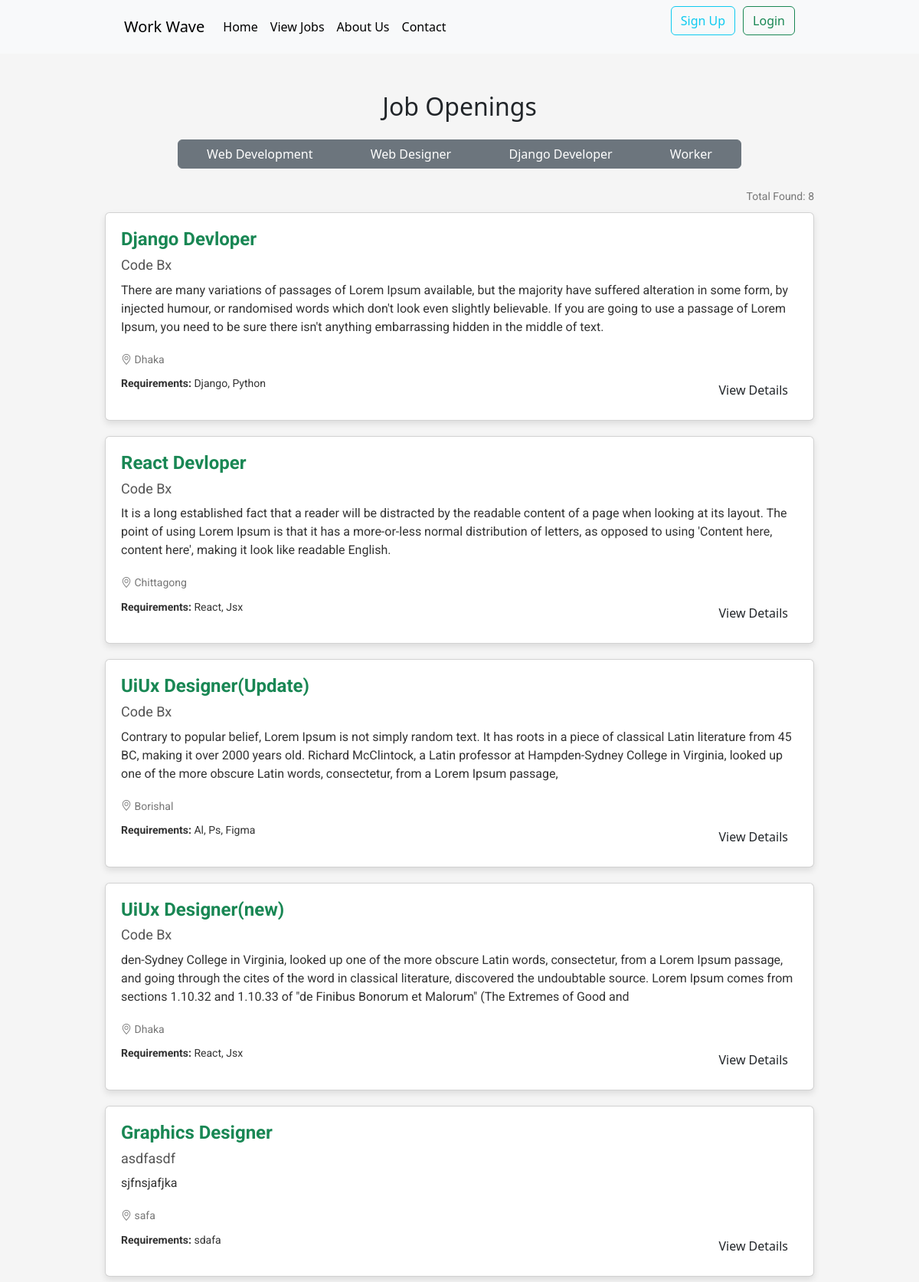
Before: /all_jobs (upper part) with the older database file.
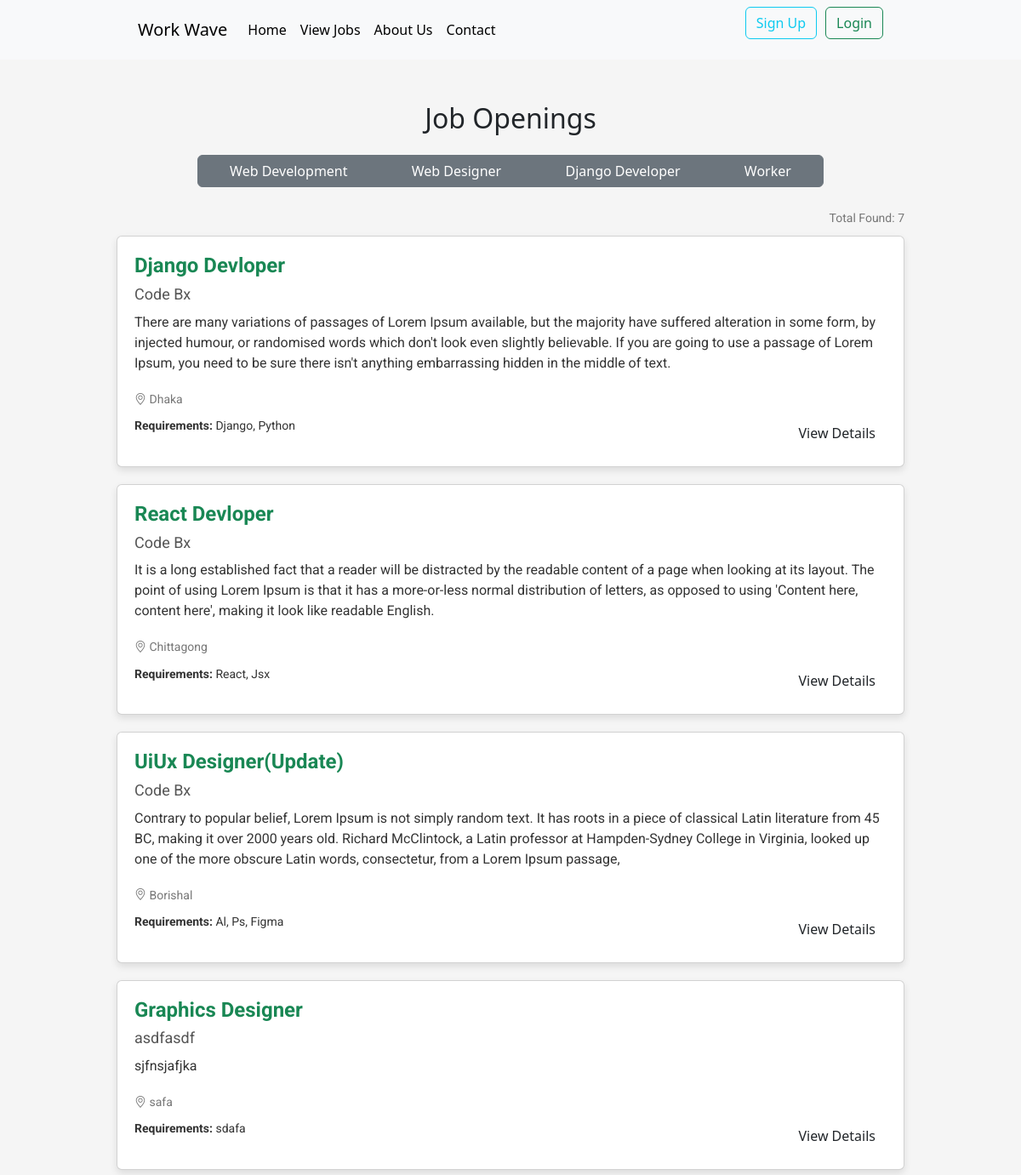
After: the same page with the newer database file.
### jobs/models.py (models this page shows, shortened)
class jobCategoryModel(models.Model):
    category = models.CharField(max_length = 100, null=True, blank=True)
    slug = models.SlugField(max_length = 100, null=True, blank=True, unique = True)
    class Meta:
        verbose_name_plural = "Job Category"

class jobCircularModel(models.Model):
    publisher = models.ForeignKey(User, on_delete=models.CASCADE)
    job_title = models.CharField(max_length=100)
    description = models.TextField()
    requirements = models.CharField(max_length=200)
    location = models.CharField(max_length=100)
    company_name = models.CharField(max_length=100)
    post_date = models.DateTimeField(auto_now_add=True)
    last_date = models.DateTimeField(auto_now_add=False)
    vacancy = models.IntegerField()
    salary = models.IntegerField()
    job_category = models.ManyToManyField(jobCategoryModel)
    class Meta:
        verbose_name_plural = "Job Circular"

### core/views.py (the view)
# urls.py: path('all_jobs', ViewJobs, name= 'all_jobs'),
def ViewJobs(request, category_slug=None):
    all_circular = jobCircularModel.objects.all()
    all_jobs_category = jobCategoryModel.objects.all()
    if category_slug is not None:
        category = jobCategoryModel.objects.get(slug=category_slug)
        all_circular = category.jobcircularmodel_set.all()  # Filter using the related name
    return render(request, 'all_jobs.html', {"all_circular": all_circular, "all_jobs_category": all_jobs_category})

### core/templates/all_jobs.html (shortened to what this page needs)
<link href="https://cdn.jsdelivr.net/npm/bootstrap-icons@1.8.1/font/bootstrap-icons.css" rel="stylesheet">
{% extends "base.html" %}
{% block content %}
<div class="job-circular-section">
    <div class="container">
      <h2 class="text-center mb-4">Job Openings</h2>
      <div class="row justify-content-center mb-3 filter-section">
        <div class="col-md-8">
          <div class="btn-group d-flex justify-content-center" role="group" aria-label="Category Filters">
            {% for category in all_jobs_category %}
            <label class="btn btn-secondary" for="{{ category.category }}">
              <a class="text-white text-decoration-none" href="{% url 'category_wise_circular' category.slug %}">{{ category.category }}</a>
            </label>
            {% endfor %}
          </div>
        </div>
      </div>
      <div class="row">
        <div class="col-md-10 mx-auto">
          <div class="card-section">
            <p class="card-location text-end">Total Found: {{ all_circular|length }}</p>
            {% for circular in all_circular %}
            <div class="card">
              <h5 class="card-title text-success">{{ circular.job_title }}</h5>
              <h6 class="company-name">{{ circular.company_name }}</h6>
              <p class="card-description">{{ circular.description }}</p>
              <p class="card-location"><i class="bi bi-geo-alt"></i> {{ circular.location }}</p>
              <div class="d-flex justify-content-between align-items-center">
                <p class="requirements"><strong>Requirements:</strong> {{ circular.requirements }}</p>
                <a class="btn btn-view-details" href="{% url 'circular_details' circular.id %}">View Details</a>
              </div>
            </div>
            {% endfor %}
          </div>
        </div>
      </div>
    </div>
  </div>
{% endblock content %}

### core/templates/base.html (shortened to what this page needs)
<!DOCTYPE html>
<html lang="en">
  <head>
    <link href="https://cdn.jsdelivr.net/npm/bootstrap@5.3.2/dist/css/bootstrap.min.css" rel="stylesheet">
  </head>
  <body>
    {% include "navbar.html"%}
    {% block content %}
    {% endblock content %}
    {% include "footer.html" %}
  </body>
</html>

### core/templates/navbar.html (shortened to what this page needs)
<nav class="navbar navbar-expand-lg bg-body-tertiary custom-nav">
  <div class="container-fluid w-75">
    <a class="navbar-brand" href="{% url "home_page" %}">Work Wave</a>
    <div class="collapse navbar-collapse" id="navbarSupportedContent">
      <ul class="navbar-nav me-auto mb-2 mb-lg-0">
        <li class="nav-item">
          <a class="nav-link active" aria-current="page" href="{% url "home_page" %}">Home</a>
        </li>
        <li class="nav-item">
          <a class="nav-link active" aria-current="page" href="{% url "all_jobs" %}">View Jobs</a>
        </li>
        <li class="nav-item">
          <a class="nav-link active" aria-current="page" href="#">About Us</a>
        </li>
        <li class="nav-item">
          <a class="nav-link active" aria-current="page" href="#">Contact</a>
        </li>
      </ul>
      <form class="d-flex" role="search">
        {% if user.is_authenticated %}
          <a style="margin-right: 10px;" class="btn btn-outline-primary border border-primary" href="{% url "user_profile" %}">Profile</a>
          <a class="btn btn-outline-danger border border-danger" href="{% url "logout" %}">Logout</a>
        {% else %}
          <a style="margin-right: 10px;" class="btn btn-outline-info border border-info" href="{% url 'registration' %}">Sign Up</a>
          <a class="btn btn-outline-success border border-success" href="{% url "login" %}">Login</a>
        {% endif %}
      </form>
    </div>
  </div>
</nav>

### core/templates/footer.html (shortened to what this page needs)
  <link rel="stylesheet" href="https://cdnjs.cloudflare.com/ajax/libs/font-awesome/5.15.4/css/all.min.css">

### core/templates/all_jobs.html (style rules this page uses)
.job-circular-section { background-color: #f5f5f5; padding: 50px 0; }
.card { padding: 20px; background-color: #fff; border-radius: 10px; box-shadow: 0px 4px 8px rgba(0, 0, 0, 0.1); margin-bottom: 20px; transition: background-color 0.3s ease; }
.card-title { font-family: 'Roboto', sans-serif; font-weight: 700; font-size: 24px; margin-bottom: 10px; }
.company-name { font-family: 'Roboto', sans-serif; font-weight: 400; font-size: 18px; color: #555; margin-bottom: 10px; }
.card-description { font-family: 'Roboto', sans-serif; font-size: 16px; color: #333; margin-bottom: 20px; }
.card-location { font-family: 'Roboto', sans-serif; font-size: 14px; color: #777; margin-bottom: 10px; }
.requirements { font-family: 'Roboto', sans-serif; font-size: 14px; color: #333; margin-right: auto; }
.btn-view-details { background-color: #ffc107; color: #333; border: none; border-radius: 5px; padding: 10px 20px; font-family: 'Roboto', sans-serif; font-size: 14px; text-decoration: none; transition: background-color 0.3s ease; }
.filter-section label { margin-bottom: 10px; }

Changed rows visible on the page:
removed jobCircularModel: job_title "UiUx Designer(new)", company_name "Code Bx", description "den-Sydney College in Virginia, looked up one of the more obscure Latin words, consectetur, from a Lorem Ipsum passage, and going through the cites of the word in classical literature, discovered the undoubtable source. Lorem Ipsum comes from sections 1.10.32 and 1.10.33 of \"de Finibus Bonorum et Malorum\" (The Extremes of Good and", location "Dhaka", requirements "React, Jsx"
Other visible differences:
{{ all_circular|length }}: "8" → "7"
